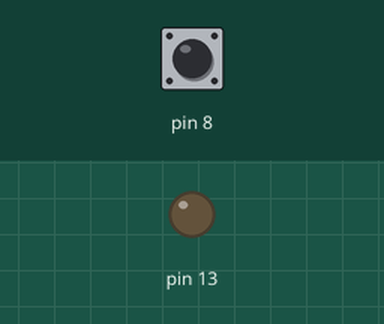
Recording of a sketch running on a simulated Arduino Uno, built with avr-gcc and run on an emulated ATmega328P. Parts: output pins drawn as LEDs (lit = HIGH). The test bench sets the inputs (shaded band); at power-on: pin 8 HIGH.

Above: at 5.0 s.
5.1 s: pin 8 pulled LOW for 0.15 s
At 5.7 s:
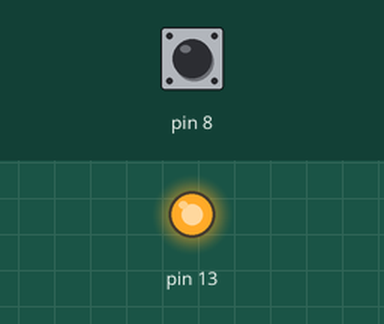
6.7 s: pin 8 pulled LOW for 1 s
At 7.0 s:
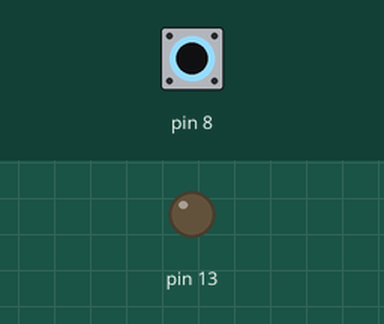
9.2 s: pin 8 pulled LOW for 3.2 s
At 10.1 s:
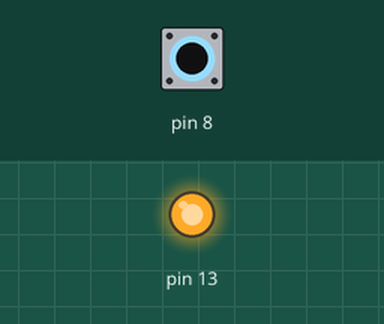
Timing chart, 0 to 12.2 s (numbered marks = the images above; inputs shaded):
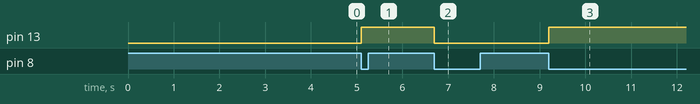

The sketch:

task2_2_2.ino
```cpp
#include <avr/io.h>
#include <avr/interrupt.h>

int main(void) {
  DDRB |= (1 << DDB5);
  DDRB &= ~(1 << DDB0);
  PORTB |= (1 << PORTB0);
  PCICR |= (1 << PCIE0);
  PCMSK0 |= (1 << PCINT0);
  sei();
  while (1) {
  }
}
ISR(PCINT0_vect) {
  if (!(PINB & (1 << PINB0))) {
    PINB = (1 << PINB5);
  }
}
```

Measured:
- after the input at 5.1 s, pin 13: LOW → HIGH at once
- after the input at 6.7 s, pin 13: HIGH → LOW at once
- after the input at 9.2 s, pin 13: LOW → HIGH at once
